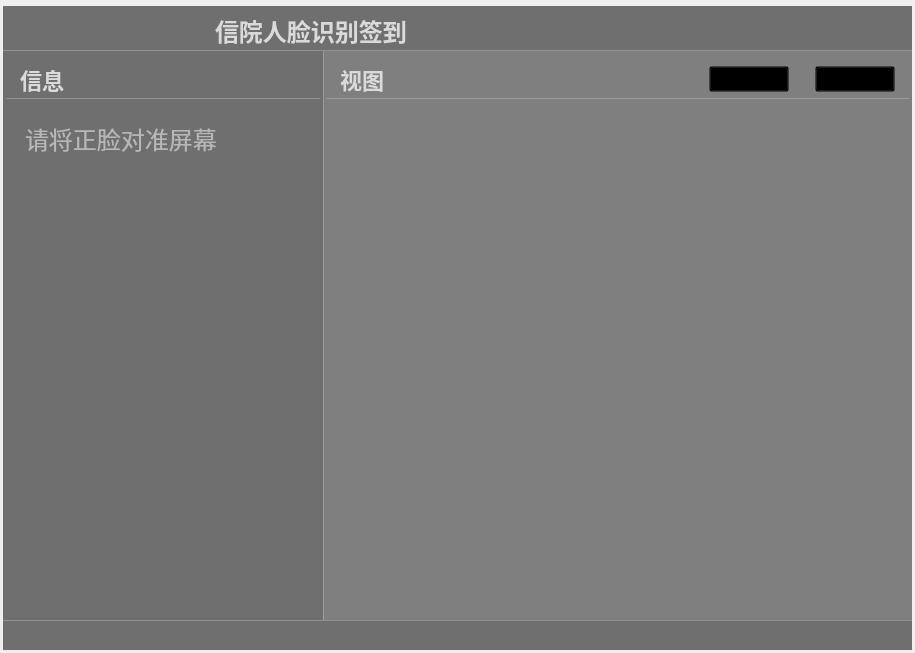
<?xml version="1.0" encoding="UTF-8"?>
<ui version="4.0">
 <class>mainWindow</class>
 <widget class="QMainWindow" name="mainWindow">
  <property name="geometry">
   <rect>
    <x>0</x>
    <y>0</y>
    <width>915</width>
    <height>653</height>
   </rect>
  </property>
  <property name="mouseTracking">
   <bool>true</bool>
  </property>
  <property name="windowTitle">
   <string>人脸识别</string>
  </property>
  <property name="windowIcon">
   <iconset resource="apprcc.qrc">
    <normaloff>:/img/icon/图片1.png</normaloff>:/img/icon/图片1.png</iconset>
  </property>
  <property name="styleSheet">
   <string notr="true">#mainWindow{border:none;}</string>
  </property>
  <widget class="QWidget" name="centralwidget">
   <layout class="QVBoxLayout" name="verticalLayout_2">
    <property name="spacing">
     <number>0</number>
    </property>
    <property name="leftMargin">
     <number>0</number>
    </property>
    <property name="topMargin">
     <number>0</number>
    </property>
    <property name="rightMargin">
     <number>0</number>
    </property>
    <property name="bottomMargin">
     <number>0</number>
    </property>
    <item>
     <widget class="QGroupBox" name="groupBox_18">
      <property name="styleSheet">
       <string notr="true">#groupBox_18{border-image: url(:/img/icon/background.jpg);
border: 0px solid #42adff;
border-radius:5px;}</string>
      </property>
      <property name="title">
       <string/>
      </property>
      <layout class="QVBoxLayout" name="verticalLayout_6">
       <property name="spacing">
        <number>0</number>
       </property>
       <property name="leftMargin">
        <number>0</number>
       </property>
       <property name="topMargin">
        <number>0</number>
       </property>
       <property name="rightMargin">
        <number>0</number>
       </property>
       <property name="bottomMargin">
        <number>0</number>
       </property>
       <item>
        <widget class="QGroupBox" name="groupBox">
         <property name="minimumSize">
          <size>
           <width>0</width>
           <height>45</height>
          </size>
         </property>
         <property name="maximumSize">
          <size>
           <width>16777215</width>
           <height>45</height>
          </size>
         </property>
         <property name="styleSheet">
          <string notr="true">#groupBox{
background-color: rgba(75, 75, 75, 200);
border: 0px solid #42adff;
border-left: 0px solid rgba(29, 83, 185, 255);
border-right: 0px solid rgba(29, 83, 185, 255);
border-bottom: 1px solid rgba(200, 200, 200,100);
;
border-radius:0px;}</string>
         </property>
         <property name="title">
          <string/>
         </property>
         <layout class="QHBoxLayout" name="horizontalLayout">
          <property name="spacing">
           <number>0</number>
          </property>
          <property name="topMargin">
           <number>0</number>
          </property>
          <property name="bottomMargin">
           <number>0</number>
          </property>
          <item>
           <widget class="QLabel" name="label_7">
            <property name="minimumSize">
             <size>
              <width>200</width>
              <height>0</height>
             </size>
            </property>
            <property name="styleSheet">
             <string notr="true">image: url(:/img/icon/conan.png);</string>
            </property>
            <property name="text">
             <string/>
            </property>
           </widget>
          </item>
          <item>
           <widget class="QLabel" name="label_4">
            <property name="styleSheet">
             <string notr="true">QLabel
{
	font-size: 24px;
	font-family: &quot;Microsoft YaHei&quot;;
	font-weight: bold;
 		border-radius:9px;
		background:rgba(66, 195, 255, 0);
color: rgb(218, 218, 218);
}
</string>
            </property>
            <property name="text">
             <string>信院人脸识别签到</string>
            </property>
           </widget>
          </item>
          <item>
           <spacer name="horizontalSpacer">
            <property name="orientation">
             <enum>Qt::Horizontal</enum>
            </property>
            <property name="sizeHint" stdset="0">
             <size>
              <width>40</width>
              <height>20</height>
             </size>
            </property>
           </spacer>
          </item>
          <item>
           <layout class="QHBoxLayout" name="horizontalLayout_5">
            <property name="spacing">
             <number>0</number>
            </property>
            <item>
             <widget class="QPushButton" name="minButton">
              <property name="minimumSize">
               <size>
                <width>50</width>
                <height>28</height>
               </size>
              </property>
              <property name="maximumSize">
               <size>
                <width>50</width>
                <height>28</height>
               </size>
              </property>
              <property name="styleSheet">
               <string notr="true">QPushButton {
border-style: solid;
border-width: 0px;
border-radius: 0px;
background-color: rgba(223, 223, 223, 0);}
QPushButton::focus{outline: none;}
QPushButton::hover {
border-style: solid;
border-width: 0px;
border-radius: 0px;
background-color: rgba(223, 223, 223, 150);}</string>
              </property>
              <property name="text">
               <string/>
              </property>
              <property name="icon">
               <iconset resource="apprcc.qrc">
                <normaloff>:/img/icon/最小化.png</normaloff>:/img/icon/最小化.png</iconset>
              </property>
             </widget>
            </item>
            <item>
             <widget class="QPushButton" name="maxButton">
              <property name="minimumSize">
               <size>
                <width>50</width>
                <height>28</height>
               </size>
              </property>
              <property name="maximumSize">
               <size>
                <width>50</width>
                <height>28</height>
               </size>
              </property>
              <property name="styleSheet">
               <string notr="true">QPushButton {
border-style: solid;
border-width: 0px;
border-radius: 0px;
background-color: rgba(223, 223, 223, 0);}
QPushButton::focus{outline: none;}
QPushButton::hover {
border-style: solid;
border-width: 0px;
border-radius: 0px;
background-color: rgba(223, 223, 223, 150);}</string>
              </property>
              <property name="text">
               <string/>
              </property>
              <property name="icon">
               <iconset resource="apprcc.qrc">
                <normaloff>:/img/icon/正方形.png</normaloff>
                <activeon>:/img/icon/还原.png</activeon>
                <selectedon>:/img/icon/还原.png</selectedon>:/img/icon/正方形.png</iconset>
              </property>
              <property name="checkable">
               <bool>true</bool>
              </property>
             </widget>
            </item>
            <item>
             <widget class="QPushButton" name="closeButton">
              <property name="minimumSize">
               <size>
                <width>50</width>
                <height>28</height>
               </size>
              </property>
              <property name="maximumSize">
               <size>
                <width>50</width>
                <height>28</height>
               </size>
              </property>
              <property name="styleSheet">
               <string notr="true">QPushButton {
border-style: solid;
border-width: 0px;
border-radius: 0px;
background-color: rgba(223, 223, 223, 0);}
QPushButton::focus{outline: none;}
QPushButton::hover {
border-style: solid;
border-width: 0px;
border-radius: 0px;
background-color: rgba(223, 223, 223, 150);}</string>
              </property>
              <property name="text">
               <string/>
              </property>
              <property name="icon">
               <iconset resource="apprcc.qrc">
                <normaloff>:/img/icon/关闭.png</normaloff>:/img/icon/关闭.png</iconset>
              </property>
             </widget>
            </item>
           </layout>
          </item>
         </layout>
        </widget>
       </item>
       <item>
        <layout class="QHBoxLayout" name="horizontalLayout_7">
         <property name="spacing">
          <number>0</number>
         </property>
         <item>
          <widget class="QGroupBox" name="groupBox_8">
           <property name="minimumSize">
            <size>
             <width>320</width>
             <height>0</height>
            </size>
           </property>
           <property name="maximumSize">
            <size>
             <width>320</width>
             <height>16777215</height>
            </size>
           </property>
           <property name="styleSheet">
            <string notr="true">#groupBox_8{
background-color: rgba(75, 75, 75, 200);
border: 0px solid #42adff;
border-radius:0px;}
</string>
           </property>
           <property name="title">
            <string/>
           </property>
           <layout class="QVBoxLayout" name="verticalLayout_8" stretch="0,0">
            <property name="spacing">
             <number>11</number>
            </property>
            <property name="leftMargin">
             <number>0</number>
            </property>
            <property name="topMargin">
             <number>0</number>
            </property>
            <property name="rightMargin">
             <number>0</number>
            </property>
            <property name="bottomMargin">
             <number>0</number>
            </property>
            <item>
             <widget class="QGroupBox" name="groupBox_2">
              <property name="minimumSize">
               <size>
                <width>0</width>
                <height>42</height>
               </size>
              </property>
              <property name="maximumSize">
               <size>
                <width>16777215</width>
                <height>42</height>
               </size>
              </property>
              <property name="styleSheet">
               <string notr="true">#groupBox_2{
border: 0px solid #42adff;
border-bottom: 1px solid rgba(200, 200, 200,100);
border-radius:0px;}</string>
              </property>
              <property name="title">
               <string/>
              </property>
              <layout class="QHBoxLayout" name="horizontalLayout_35">
               <property name="leftMargin">
                <number>11</number>
               </property>
               <property name="topMargin">
                <number>0</number>
               </property>
               <property name="rightMargin">
                <number>11</number>
               </property>
               <property name="bottomMargin">
                <number>0</number>
               </property>
               <item>
                <widget class="QLabel" name="label_5">
                 <property name="minimumSize">
                  <size>
                   <width>0</width>
                   <height>0</height>
                  </size>
                 </property>
                 <property name="maximumSize">
                  <size>
                   <width>16777215</width>
                   <height>40</height>
                  </size>
                 </property>
                 <property name="styleSheet">
                  <string notr="true">QLabel
{
	font-size: 22px;
	font-family: &quot;Microsoft YaHei&quot;;
	font-weight: bold;
 		border-radius:9px;
		background:rgba(66, 195, 255, 0);
color: rgb(218, 218, 218);

}
</string>
                 </property>
                 <property name="text">
                  <string>信息</string>
                 </property>
                </widget>
               </item>
               <item>
                <spacer name="horizontalSpacer_13">
                 <property name="orientation">
                  <enum>Qt::Horizontal</enum>
                 </property>
                 <property name="sizeHint" stdset="0">
                  <size>
                   <width>37</width>
                   <height>39</height>
                  </size>
                 </property>
                </spacer>
               </item>
              </layout>
             </widget>
            </item>
            <item>
             <layout class="QVBoxLayout" name="verticalLayout_7" stretch="1">
              <property name="topMargin">
               <number>0</number>
              </property>
              <property name="bottomMargin">
               <number>0</number>
              </property>
              <item>
               <widget class="QGroupBox" name="groupBox_10">
                <property name="minimumSize">
                 <size>
                  <width>0</width>
                  <height>42</height>
                 </size>
                </property>
                <property name="maximumSize">
                 <size>
                  <width>16777215</width>
                  <height>16777215</height>
                 </size>
                </property>
                <property name="styleSheet">
                 <string notr="true">#groupBox_10{
border: 0px solid #42adff;

border-radius:0px;}</string>
                </property>
                <property name="title">
                 <string/>
                </property>
                <layout class="QHBoxLayout" name="horizontalLayout_39">
                 <property name="leftMargin">
                  <number>11</number>
                 </property>
                 <property name="topMargin">
                  <number>0</number>
                 </property>
                 <property name="rightMargin">
                  <number>11</number>
                 </property>
                 <property name="bottomMargin">
                  <number>0</number>
                 </property>
                 <item>
                  <widget class="QTextBrowser" name="text_01">
                   <property name="font">
                    <font>
                     <family>Consolas</family>
                     <pointsize>18</pointsize>
                     <weight>9</weight>
                     <italic>false</italic>
                     <bold>false</bold>
                    </font>
                   </property>
                   <property name="autoFillBackground">
                    <bool>false</bool>
                   </property>
                   <property name="styleSheet">
                    <string notr="true">background-color: transparent;
color:rgb(255,255,255);
font: 75 18pt &quot;Consolas&quot;;</string>
                   </property>
                   <property name="placeholderText">
                    <string>请将正脸对准屏幕</string>
                   </property>
                  </widget>
                 </item>
                </layout>
               </widget>
              </item>
             </layout>
            </item>
           </layout>
          </widget>
         </item>
         <item>
          <widget class="QGroupBox" name="groupBox_201">
           <property name="styleSheet">
            <string notr="true">#groupBox_201{
background-color: rgba(95, 95, 95, 200);
border: 0px solid #42adff;
border-left: 1px solid rgba(200, 200, 200,100);
border-right: 0px solid rgba(29, 83, 185, 255);
border-radius:0px;}</string>
           </property>
           <property name="title">
            <string/>
           </property>
           <layout class="QVBoxLayout" name="verticalLayout_4" stretch="0,0">
            <property name="leftMargin">
             <number>0</number>
            </property>
            <property name="topMargin">
             <number>0</number>
            </property>
            <property name="rightMargin">
             <number>0</number>
            </property>
            <property name="bottomMargin">
             <number>0</number>
            </property>
            <item>
             <widget class="QGroupBox" name="groupBox_3">
              <property name="minimumSize">
               <size>
                <width>0</width>
                <height>42</height>
               </size>
              </property>
              <property name="maximumSize">
               <size>
                <width>16777215</width>
                <height>42</height>
               </size>
              </property>
              <property name="styleSheet">
               <string notr="true">#groupBox_3{
border: 0px solid #42adff;
border-bottom: 1px solid rgba(200, 200, 200,100);
border-radius:0px;}</string>
              </property>
              <property name="title">
               <string/>
              </property>
              <layout class="QHBoxLayout" name="horizontalLayout_6">
               <property name="leftMargin">
                <number>11</number>
               </property>
               <property name="topMargin">
                <number>0</number>
               </property>
               <property name="rightMargin">
                <number>11</number>
               </property>
               <property name="bottomMargin">
                <number>0</number>
               </property>
               <item>
                <widget class="QLabel" name="label_6">
                 <property name="minimumSize">
                  <size>
                   <width>0</width>
                   <height>0</height>
                  </size>
                 </property>
                 <property name="maximumSize">
                  <size>
                   <width>16777215</width>
                   <height>40</height>
                  </size>
                 </property>
                 <property name="styleSheet">
                  <string notr="true">QLabel
{
	font-size: 22px;
	font-family: &quot;Microsoft YaHei&quot;;
	font-weight: bold;
 		border-radius:9px;
		background:rgba(66, 195, 255, 0);
color: rgb(218, 218, 218);
}
</string>
                 </property>
                 <property name="text">
                  <string>视图</string>
                 </property>
                </widget>
               </item>
               <item>
                <spacer name="horizontalSpacer_14">
                 <property name="orientation">
                  <enum>Qt::Horizontal</enum>
                 </property>
                 <property name="sizeHint" stdset="0">
                  <size>
                   <width>40</width>
                   <height>20</height>
                  </size>
                 </property>
                </spacer>
               </item>
               <item>
                <widget class="QPushButton" name="button_01">
                 <property name="styleSheet">
                  <string notr="true">background-color: transparent;
border-color: rgb(0,0,0);
font: 75 12pt &quot;Agency FB&quot;;</string>
                 </property>
                 <property name="text">
                  <string>打开摄像头</string>
                 </property>
                </widget>
               </item>
               <item>
                <spacer name="horizontalSpacer_2">
                 <property name="orientation">
                  <enum>Qt::Horizontal</enum>
                 </property>
                 <property name="sizeType">
                  <enum>QSizePolicy::Minimum</enum>
                 </property>
                 <property name="sizeHint" stdset="0">
                  <size>
                   <width>20</width>
                   <height>20</height>
                  </size>
                 </property>
                </spacer>
               </item>
               <item>
                <widget class="QPushButton" name="button_02">
                 <property name="styleSheet">
                  <string notr="true">background-color: transparent;
font: 75 12pt &quot;Agency FB&quot;;</string>
                 </property>
                 <property name="text">
                  <string>关闭摄像头</string>
                 </property>
                </widget>
               </item>
              </layout>
             </widget>
            </item>
            <item>
             <widget class="QSplitter" name="splitter">
              <property name="enabled">
               <bool>true</bool>
              </property>
              <property name="styleSheet">
               <string notr="true">#splitter::handle{background: 1px solid  rgba(200, 200, 200,100);}</string>
              </property>
              <property name="frameShape">
               <enum>QFrame::NoFrame</enum>
              </property>
              <property name="lineWidth">
               <number>10</number>
              </property>
              <property name="orientation">
               <enum>Qt::Horizontal</enum>
              </property>
              <property name="handleWidth">
               <number>1</number>
              </property>
              <widget class="QLabel" name="label_01">
               <property name="font">
                <font>
                 <family>Agency FB</family>
                 <pointsize>18</pointsize>
                </font>
               </property>
               <property name="text">
                <string/>
               </property>
              </widget>
             </widget>
            </item>
           </layout>
          </widget>
         </item>
        </layout>
       </item>
       <item>
        <widget class="QGroupBox" name="groupBox_4">
         <property name="minimumSize">
          <size>
           <width>0</width>
           <height>30</height>
          </size>
         </property>
         <property name="maximumSize">
          <size>
           <width>16777215</width>
           <height>30</height>
          </size>
         </property>
         <property name="styleSheet">
          <string notr="true">#groupBox_4{
background-color: rgba(75, 75, 75, 200);
border: 0px solid #42adff;
border-left: 0px solid rgba(29, 83, 185, 255);
border-right: 0px solid rgba(29, 83, 185, 255);
border-top: 1px solid rgba(200, 200, 200,100);
border-radius:0px;}</string>
         </property>
         <property name="title">
          <string/>
         </property>
         <layout class="QHBoxLayout" name="horizontalLayout_10">
          <property name="spacing">
           <number>0</number>
          </property>
          <property name="topMargin">
           <number>0</number>
          </property>
          <property name="bottomMargin">
           <number>0</number>
          </property>
          <item>
           <widget class="QLabel" name="statistic_label">
            <property name="mouseTracking">
             <bool>false</bool>
            </property>
            <property name="styleSheet">
             <string notr="true">QLabel
{
	font-size: 16px;
	font-family: &quot;Microsoft YaHei&quot;;
	font-weight: light;
 		border-radius:9px;
		background:rgba(66, 195, 255, 0);
color: rgb(218, 218, 218);
}
</string>
            </property>
            <property name="text">
             <string/>
            </property>
           </widget>
          </item>
         </layout>
        </widget>
       </item>
      </layout>
     </widget>
    </item>
   </layout>
  </widget>
 </widget>
 <resources>
  <include location="apprcc.qrc"/>
 </resources>
 <connections/>
</ui>
